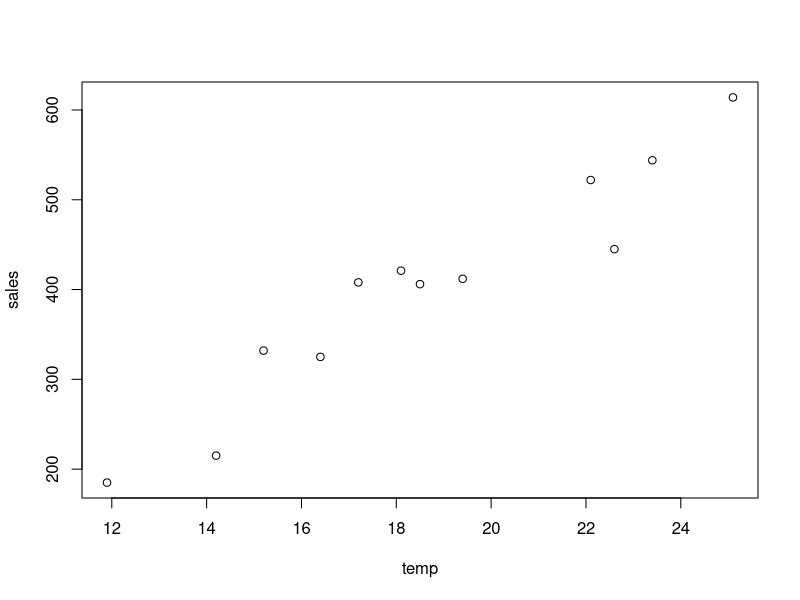

Reproduce this figure in R. (Note: this script raises an error after producing the figure.)
print ("I am gonna learn R")

temp = c(14.2, 16.4, 11.9, 15.2, 18.5, 22.1, 19.4, 25.1, 23.4, 18.1, 22.6, 17.2)

sales = c(215, 325, 185, 332, 406, 522, 412, 614, 544, 421, 445, 408)

plot(temp, sales)

calc_correl <- function(a, b) {
	sum_a = sum(a)
	sum_b = sum(b)
	sum_aSq = sum(a^2)
	sum_bSq = sum(b^2)
	sum_ab = sum(a * b)
	n = length(a)
	
	r_ab = (n*sum_ab-sum_a*sum_b) / ((n*sum_aSq - sum_a^2)^0.5 * (n*sum_bSq - sum_b^2)^0.5)

	r_ab
}

r_TempSales = calc_correl(temp, sales)

print("correlation between temp and sales is", r_TempSales, "\n")

#pdf(file = "filenameyoudesire.pdf", width = 8, height = 8)
#dev.off()

print(length(temp))
print(length(sales))




